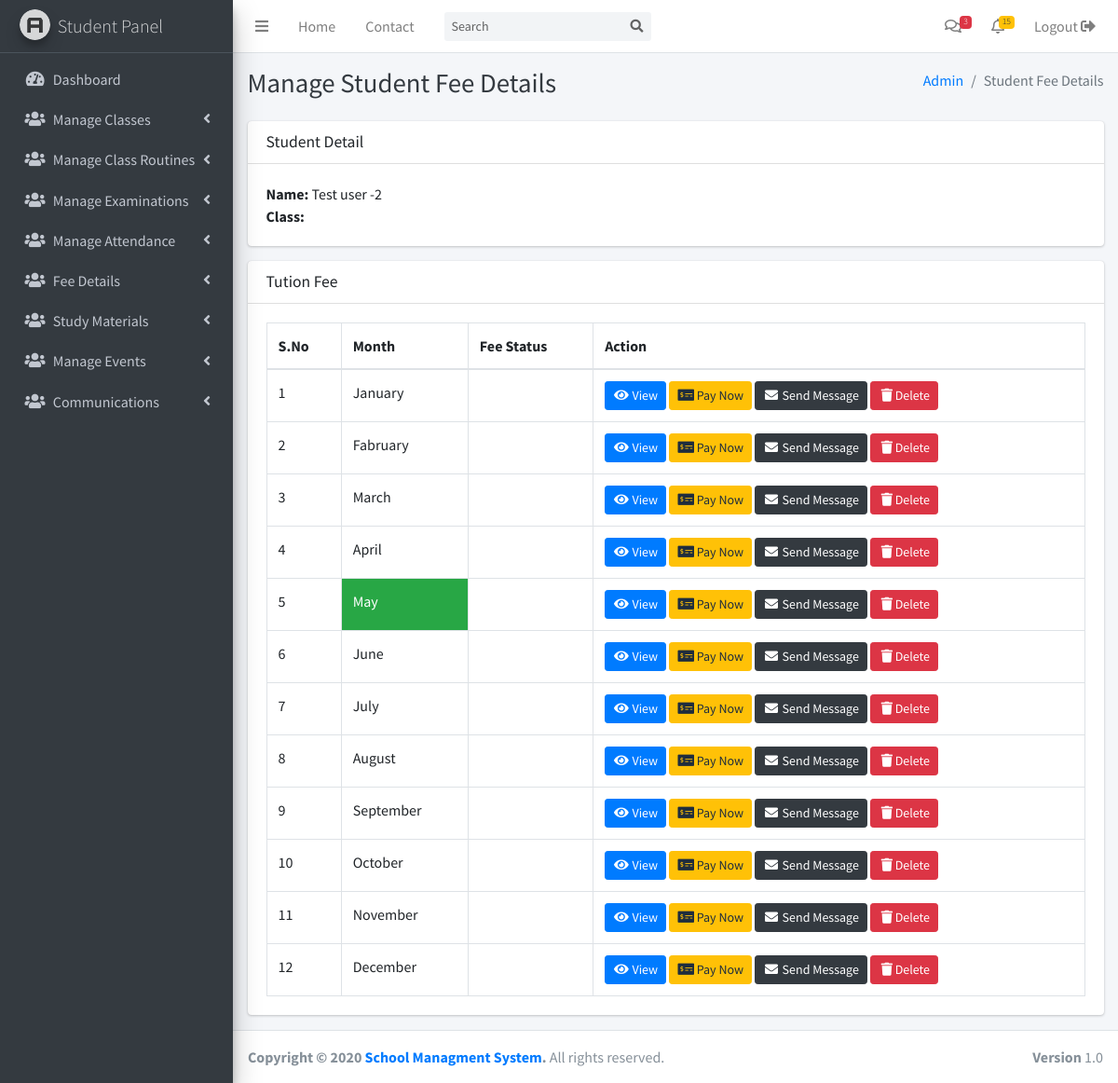
The app's page /student/fee-details.php (signed in), older data.
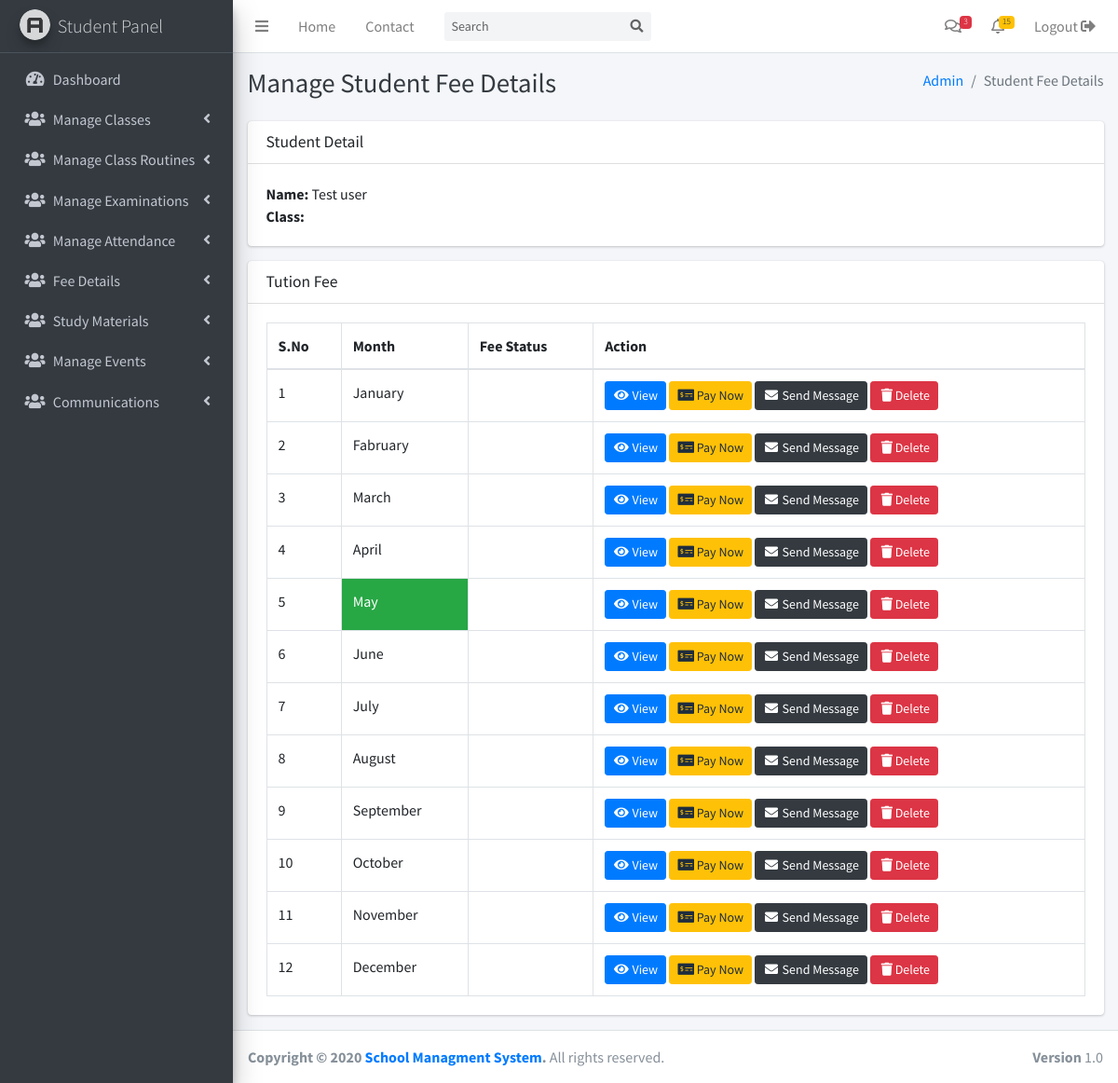
The same page, newer data.
### tables this page shows
CREATE TABLE `accounts` (
  `id` int(11) NOT NULL,
  `type` varchar(50) NOT NULL,
  `email` varchar(50) NOT NULL,
  `password` text NOT NULL,
  `name` text NOT NULL
);

### includes/functions.php (called while the page is built, shortened)
<?php
function data_output($query , $type ='object')
{
    $output = array();
    if($type == 'object')
    {
        while ($result = mysqli_fetch_object($query)) {
            $output[] = $result;
        }
    }
    else
    {
        while ($result = mysqli_fetch_assoc($query)) {
            $output[] = $result;
        }
    }
    return $output;
}
function get_users($args = array(),$type ='object')
{
    global $db_conn;
    $condition = "";
    if(!empty($args))
    {
        foreach($args as $k => $v)
        {
            $v = (string)$v;
            $condition_ar[] = "$k = '$v'";
        }
        if ($condition_ar > 0) {
            $condition = "WHERE " . implode(" AND ", $condition_ar);
        }
    }
    $query = mysqli_query($db_conn,"SELECT * FROM accounts $condition");
    return data_output($query , $type);
}
?>

### student/fee-details.php (the view, shortened to what this page needs)
<?php include('header.php') ?>
<?php include('sidebar.php') ?>
    <div class="content-header">
      <div class="container-fluid">
        <div class="row mb-2">
          <div class="col-sm-6">
            <h1 class="m-0 text-dark">Manage Student Fee Details</h1>
          </div>
          <div class="col-sm-6">
            <ol class="breadcrumb float-sm-right">
              <li class="breadcrumb-item"><a href="#">Admin</a></li>
              <li class="breadcrumb-item active">Student Fee Details</li>
            </ol>
          </div>
        </div>
      </div>
    </div>
    <section class="content">
      <div class="container-fluid">
        <?php
          $usermeta = get_user_metadata($std_id);
          ?>
        <div class="card">
          <div class="card-header">
            <h3 class="card-title">Student Detail</h3>
          </div>
          <div class="card-body">
            <strong>Name: </strong> <?php echo get_users(array('id'=>$std_id))[0]->name ?> <br>
            <strong>Class: </strong> <?php echo $usermeta['class'] ?>
          </div>
        </div>
        <div class="card">
          <div class="card-header">
            <h3 class="card-title">Tution Fee</h3>
          </div>
          <div class="card-body">
            <table class="table table-bordered">
              <thead>
                <tr>
                  <th>S.No</th>
                  <th>Month</th>
                  <th>Fee Status</th>
                  <th>Action</th>
                </tr>
              </thead>
              <tbody>
                <?php
                $months = array('january', 'fabruary','march','april','may','june','july','august','september','october','november','december');
                foreach ($months as $key => $value) {
                  $highlight = '';
                  if(date('F') == ucwords($value))
                  {
                    $highlight = 'class="bg-success"';
                  }
                  ?>
                  <tr>
                    <td><?php echo ++$key?></td>
                    <td <?php echo $highlight?>><?php echo ucwords($value)?></td>
                    <td></td>
                    <td>
                      <a href="?action=pay&month=<?php echo $value?>&std_id=<?php echo $std_id?>" class="btn btn-sm btn-primary"><i class="fa fa-eye fa-fw"></i> View</a>
                      <a href="#" data-toggle="modal" data-month="<?php echo ucwords($value)?>" data-target="#paynow-popup" class="btn btn-sm btn-warning paynow-btn"><i class="fa fa-money-check-alt fa-fw"></i> Pay Now</a>
                      <a href="?action=pay&month=<?php echo $value?>&std_id=<?php echo $std_id?>" class="btn btn-sm btn-dark"><i class="fa fa-envelope fa-fw"></i> Send Message</a>
                      <a href="?action=pay&month=<?php echo $value?>&std_id=<?php echo $std_id?>" class="btn btn-sm btn-danger"><i class="fa fa-trash fa-fw"></i>Delete</a>
                    </td>
                  </tr>
                <?php } ?>
              </tbody>
            </table>
          </div>
        </div>
      </div>
    </section>
<?php include('footer.php') ?>

Row changes from the older to the newer data that the page shows:
changed accounts: name "Test user -2" → "Test user"
